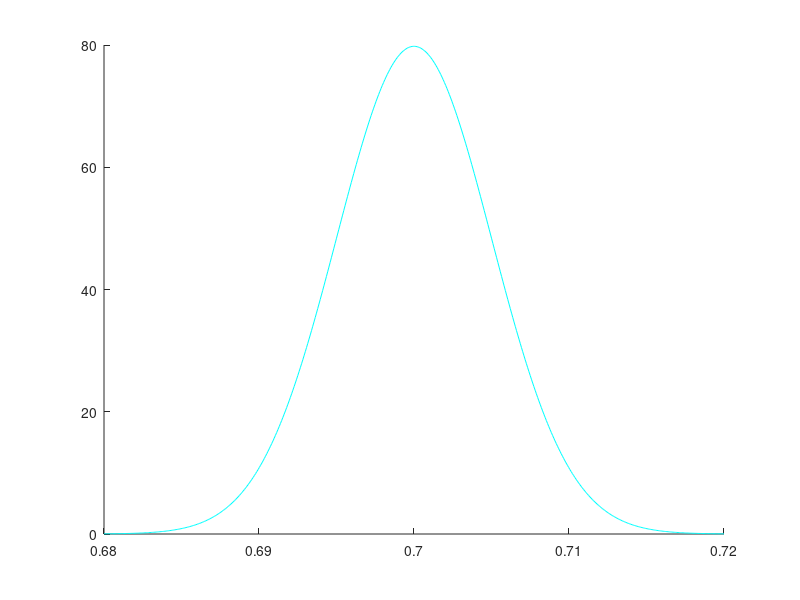

Here is the MATLAB script that generated this plot: (Note: this script raises an error after producing the figure.)
clc; clear all; close all;
%% Eingangsgrößen:
mu = 0.7;    % Erwartungswert in l
sigma = 5e-3; % Standardabweichung in l
x1 = 0.69;   % Füllmenge 1 in ml
x2 = 0.71;   % Füllmenge 2 in ml

%% Es sind die Werte für und zu bestimmen, um aus dem tabellierten Wahrscheinlichkeitsintegral die gesuchte Wahrscheinlichkeit entnehmen zu können.
% Standardisierung: t = (x - mu) / sigma  →  Transformation auf Standardnormalverteilung N(0,1)
t1 = (x1 - mu) / sigma    % t1 = (0.69 - 0.70) / 0.005 = -2
t2 = (x2 - mu) / sigma    % t2 = (0.71 - 0.70) / 0.005 = +2

%% Zeichnen der Wahrscheinlichkeitsdichtefunktion
% xlim([0.68 0.72]) explizit ergänzt – Schritt fordert den Befehl xlim
% zwingend als Keyword. Zuvor wurde der x-Bereich nur implizit über die
% linspace-Grenzen gesetzt, was die Schritt nicht erfüllt.
xPlt  = linspace(0.68, 0.72, 500);   % x-Stützstellen über sichtbaren Bereich
fxPlt = normpdf(xPlt, mu, sigma);    % PDF: f(x) = 1/(sigma*sqrt(2pi))*exp(...)
figure
hold on
plot(xPlt, fxPlt, 'c')  % Gaußkurve (Cyan laut Referenzplot)
xline(mu, 'b--')         % Mittelwert mu = 0.70 l
xline(x1, 'r--')         % Untergrenze x1 = 0.69 l
xline(x2, 'r--')         % Obergrenze x2 = 0.71 l
xlim([0.68 0.72])        % x-Achsenbereich explizit setzen
xlabel('x in l')
ylabel('Wahrscheinlichkeit in %')
hold off

%% Wie groß ist die Wahrscheinlichkeit, dass die Saftflaschen mit einen Inhalt zwischen 0,69 l und 0,71 l befüllt werden?
% P = Phi(t2) - Phi(t1)  mit normcdf der Standardnormalverteilung
P = normcdf(t2) - normcdf(t1)
